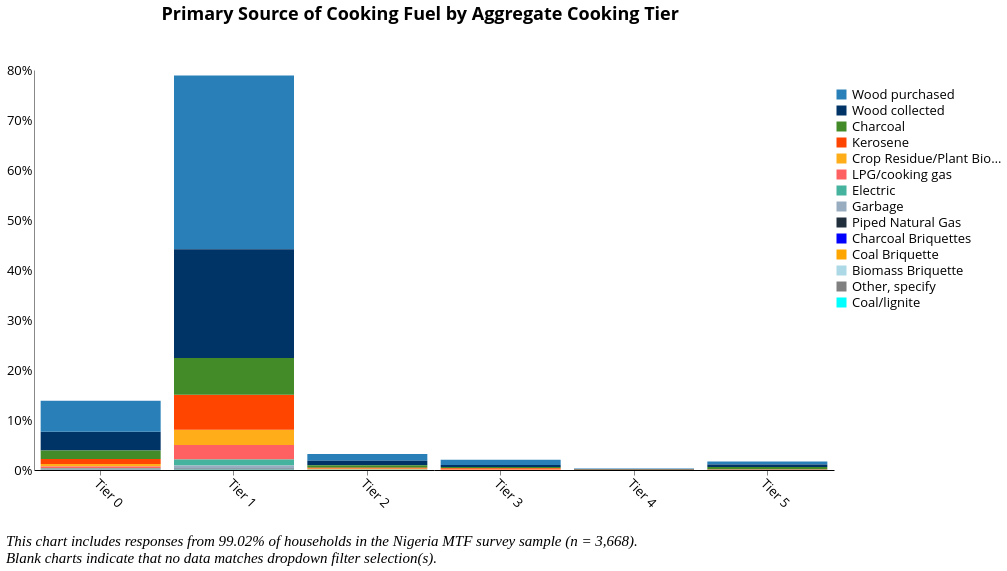

Express this chart as Vega-Lite.
### Vega-Lite specification from a JSON file in a GitHub repository (floating-point values rounded to 4 significant figures; data arrays with more than 128 entries replaced by an {"elided": "..."} marker saying what was removed)
{"width": 800, "height": 400, "config": {"title": {"fontSize": 18, "font": "Open Sans", "anchor": "center", "fontColor": "#000000"}, "axisX": {"domain": true, "domainColor": "#000000", "grid": false, "labelFont": "Open Sans", "labelFontSize": 13, "titleFont": "Open Sans", "titleFontSize": 13, "titleFontWeight": "normal", "title": "X Axis Title (units)", "labelAngle": 45}, "axisY": {"domain": true, "grid": false, "gridColor": "#DEDDDD", "gridWidth": 1, "labelFont": "Open Sans", "labelFontSize": 13, "labelAngle": 0, "ticks": false, "titleFont": "Open Sans", "titleFontSize": 13, "titleFontWeight": "normal", "titlePadding": 10, "title": "Y Axis Title (units)"}, "range": {"category": ["#2980B9", "#003366", "#FFAE19", "#FF4500", "#438B28", "#45B39D", "#99ADC1", "#212F3C"]}, "legend": {"labelFont": "Open Sans", "labelFontSize": 13, "symbolType": "square", "symbolSize": 100, "titleFont": "Open Sans", "titleFontSize": 13, "titleFontWeight": "normal", "title": "Legend", "orient": "right", "offset": 0}, "tooltip": {"font": "Open Sans"}, "view": {"stroke": "transparent", "text": {"font": "Open Sans", "color": ["#2980B9", "#003366", "#FFAE19", "#FF4500", "#438B28", "#45B39D", "#99ADC1", "#212F3C"], "fontSize": 13, "align": "right", "fontWeight": 400, "size": 13}, "bar": {"size": 40, "binSpacing": 1, "continuousBandSize": 30, "discreteBandSize": 30, "fill": ["#2980B9", "#003366", "#FFAE19", "#FF4500", "#438B28", "#45B39D", "#99ADC1", "#212F3C"], "stroke": false}}}, "concat": [{"layer": [{"mark": "bar", "encoding": {"color": {"field": "i19a", "scale": {"domain": ["Wood purchased", "Wood collected", "Charcoal", "Kerosene", "Crop Residue/Plant Biomass", "LPG/cooking gas", "Electric", "Garbage", "Piped Natural Gas", "Charcoal Briquettes", "Coal Briquette", "Biomass Briquette", "Other, specify", "Coal/lignite"], "range": ["#2980B9", "#003366", "#438B28", "#FF4500", "#FFAE19", "#FF6162", "#45B39D", "#99ADC1", "#212F3C", "blue", "orange", "lightblue", "gray", "cyan"]}, "title": " ", "type": "nominal"}, "tooltip": [{"field": "i19a", "title": "Primary Cookstove Fuel Source", "type": "nominal"}, {"aggregate": "sum", "field": "pct", "format": ".2%", "title": "Percentage", "type": "quantitative"}], "x": {"axis": {"title": ""}, "field": "cs_aggr_tier", "type": "nominal"}, "y": {"aggregate": "sum", "axis": {"format": "%", "title": ""}, "field": "pct", "type": "quantitative"}}, "height": 400, "selection": {"selector009": {"type": "single", "fields": ["primary_stove"], "bind": {"input": "select", "options": [null, "3-Stone/Open Fire Stove", "Koresone Stove", "Missing Data", "Manufactured Stove Traditional", "LPG/Natural Gas Stove", "Electric Stove"], "labels": ["All Stove Types", "3-Stone/Open Fire Stove", "Kerosene Stove", "Primary Stove Not Listed", "Manufactured Stove Traditional", "LPG/Natural Gas Stove", "Electric Stove"], "name": "Primary Stove  "}}, "selector010": {"type": "single", "fields": ["main_src_elec"], "bind": {"input": "select", "options": [null, "No Electricity", "National Grid", "Electric Generator", "Solar lan/SLS/SHS", "Rechargeable battery", "Mini-grid"], "labels": ["All Responses", "No Electricity", "National Grid", "Electric Generator", "Solar lantern/SLS/SHS", "Rechargeable battery", "Mini-grid"], "name": "Primary Source of Electricity  "}}, "selector008": {"type": "single", "fields": ["c2"], "bind": {"input": "select", "options": [null, "Yes", "No"], "labels": ["All Responses", "Yes", "No"], "name": "Is the household connected to the national grid?  "}}, "selector007": {"type": "single", "fields": ["locality"], "bind": {"input": "select", "options": [null, 0, 1], "labels": ["National", "Urban", "Rural"], "name": "Locality Breakdown  "}}}, "title": {"text": ["Primary Source of Cooking Fuel by Aggregate Cooking Tier"], "color": "black", "subtitleColor": "black", "offset": 40}, "transform": [{"joinaggregate": [{"op": "count", "field": "*", "as": "total"}]}, {"calculate": "1 / datum.total", "as": "pct"}], "width": 800}, {"mark": {"type": "text", "align": "center", "baseline": "bottom"}, "encoding": {"color": {"field": "i19a", "scale": {"domain": ["Wood purchased", "Wood collected", "Charcoal", "Kerosene", "Crop Residue/Plant Biomass", "LPG/cooking gas", "Electric", "Garbage", "Piped Natural Gas", "Charcoal Briquettes", "Coal Briquette", "Biomass Briquette", "Other, specify", "Coal/lignite"], "range": ["#2980B9", "#003366", "#438B28", "#FF4500", "#FFAE19", "#FF6162", "#45B39D", "#99ADC1", "#212F3C", "blue", "orange", "lightblue", "gray", "cyan"]}, "title": " ", "type": "nominal"}, "tooltip": [{"field": "i19a", "title": "Primary Cookstove Fuel Source", "type": "nominal"}, {"aggregate": "sum", "field": "pct", "format": ".2%", "title": "Percentage", "type": "quantitative"}], "x": {"axis": {"title": ""}, "field": "cs_aggr_tier", "type": "nominal"}, "y": {"aggregate": "sum", "axis": {"format": "%", "title": ""}, "field": "pct", "type": "quantitative"}}, "height": 400, "title": {"text": ["Primary Source of Cooking Fuel by Aggregate Cooking Tier"], "color": "black", "subtitleColor": "black", "offset": 40}, "transform": [{"joinaggregate": [{"op": "count", "field": "*", "as": "total"}]}, {"calculate": "1 / datum.total", "as": "pct"}], "width": 800}], "transform": [{"filter": {"selection": "selector009"}}, {"filter": {"selection": "selector010"}}, {"filter": {"selection": "selector008"}}, {"filter": {"selection": "selector007"}}]}], "data": {"name": "data-cd7d4f4f7b8fa20ee7bafe1e5bb41464"}, "title": {"text": ["", "", "This chart includes responses from 99.02% of households in the Nigeria MTF survey sample (n = 3,668).", "Blank charts indicate that no data matches dropdown filter selection(s)."], "anchor": "start", "baseline": "bottom", "font": "Times New Roman", "fontSize": 15, "fontStyle": "italic", "fontWeight": "normal", "orient": "bottom"}, "$schema": "https://vega.github.io/schema/vega-lite/v4.17.0.json", "datasets": {"data-cd7d4f4f7b8fa20ee7bafe1e5bb41464": {"elided": "3632 records"}}}
